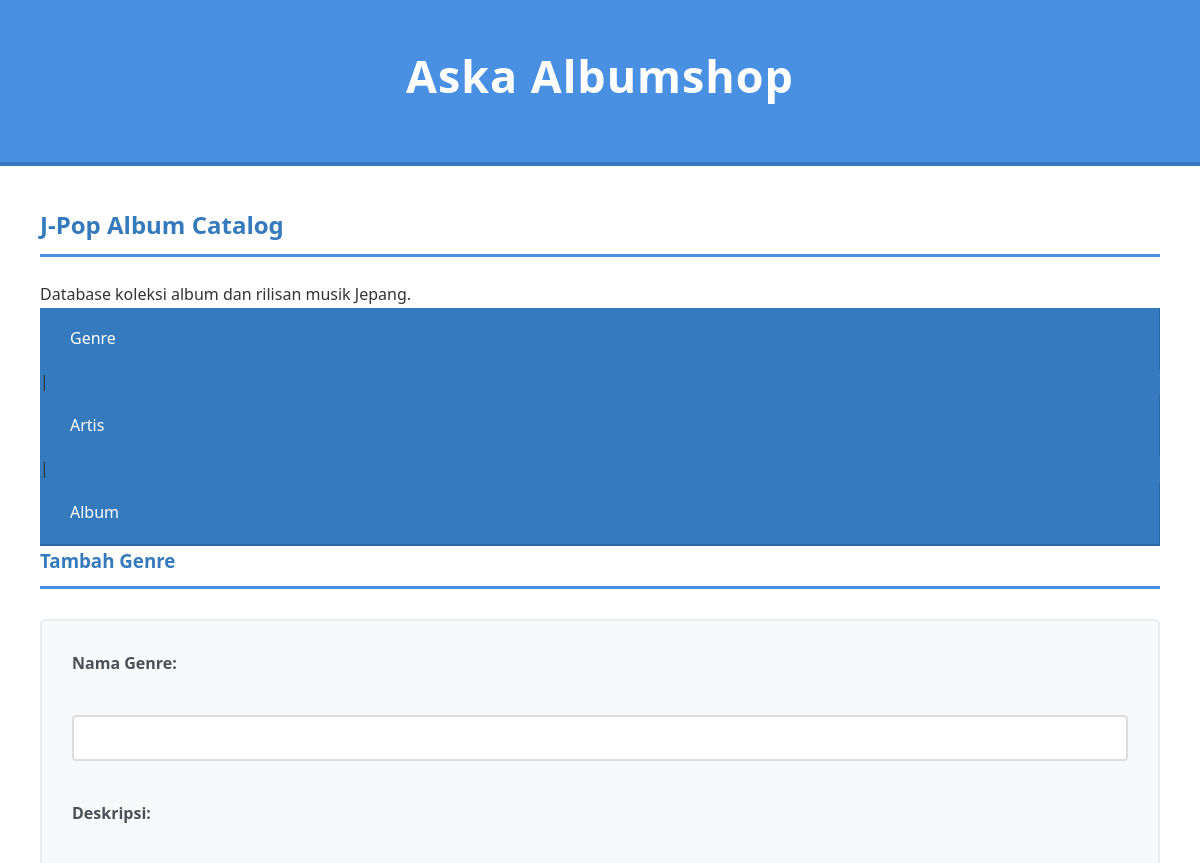
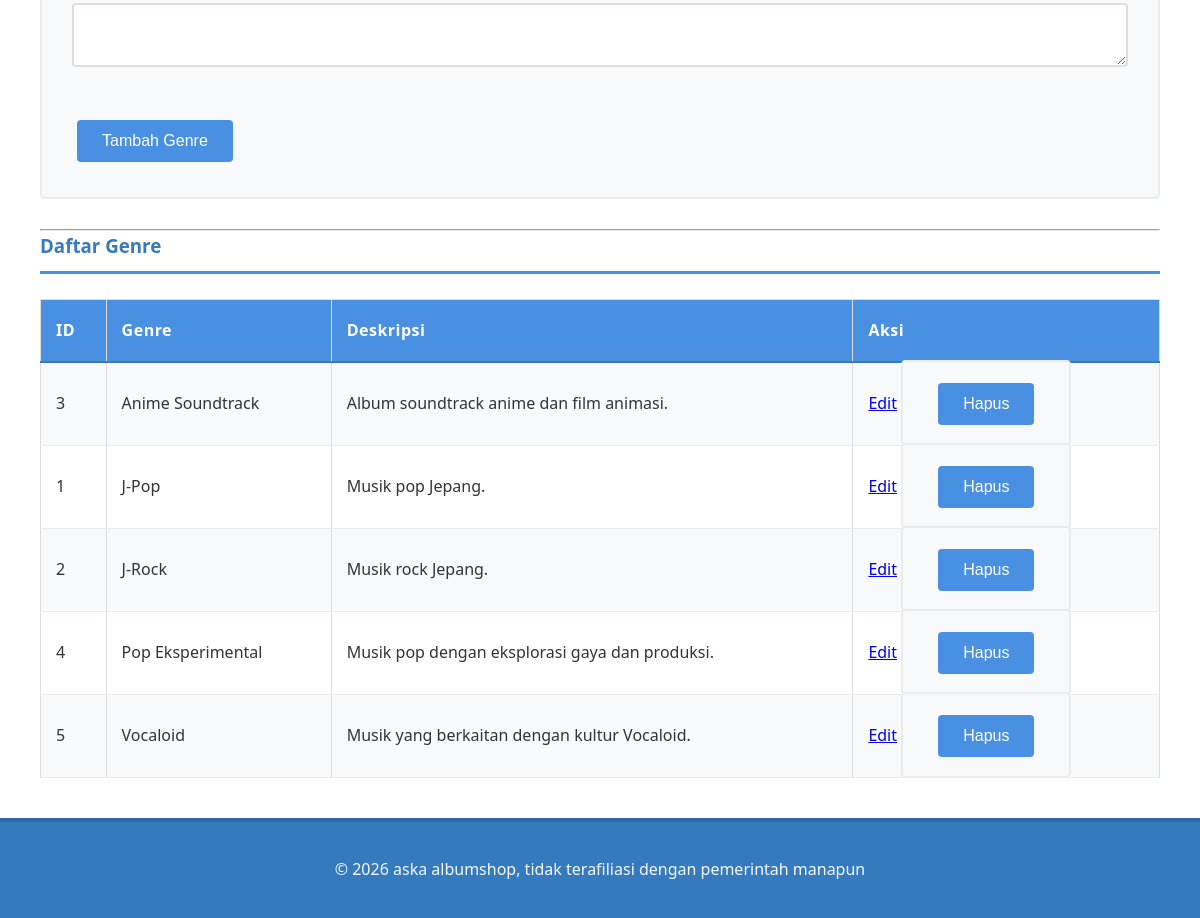
The app's page /?page=genre with its own data (2 pictures, top to bottom).
### tables this page shows
CREATE TABLE genre (
    id INT AUTO_INCREMENT PRIMARY KEY,
    nama_genre VARCHAR(100) NOT NULL,
    deskripsi TEXT
);

### config/db.php (called while the page is built, shortened)
<?php
class Database {
    private $host = "localhost";
    private $username = "root";
    private $password = "";
    private $dbname = "db_jpop_album";
    public function __construct() {
        try {
            $this->conn = new PDO(
                "mysql:host={$this->host};dbname={$this->dbname};charset=utf8mb4",
                $this->username,
                $this->password,
                [
                    PDO::ATTR_ERRMODE => PDO::ERRMODE_EXCEPTION,
                    PDO::ATTR_DEFAULT_FETCH_MODE => PDO::FETCH_ASSOC
                ]
            );
        } catch (PDOException $e) {
            die("Koneksi database gagal. Pastikan database db_jpop_album sudah di-import.");
        }
    }
}
?>

### class/Genre.php (called while the page is built, shortened)
<?php
require_once __DIR__ . "/../config/db.php";
class Genre {
    private $db;
    public function __construct() {
        $this->db = (new Database())->conn;
    }
    public function semua() {
        $stmt = $this->db->prepare("SELECT * FROM genre ORDER BY nama_genre ASC");
        $stmt->execute();
        return $stmt->fetchAll();
    }
}
?>

### view/genre.php (the view, shortened to what this page needs)
<?php $isEdit = !empty($editGenre); ?>
<h3><?= $isEdit ? 'Edit Genre' : 'Tambah Genre' ?></h3>
<form action="?page=genre" method="POST">
    <label>Nama Genre:</label><br>
    <input type="text" name="nama_genre" maxlength="100" required
           value="<?= htmlspecialchars($editGenre['nama_genre'] ?? '', ENT_QUOTES, 'UTF-8') ?>"><br><br>
    <label>Deskripsi:</label><br>
    <textarea name="deskripsi"><?= htmlspecialchars($editGenre['deskripsi'] ?? '', ENT_QUOTES, 'UTF-8') ?></textarea><br><br>
    <button type="submit" name="<?= $isEdit ? 'ubah_genre' : 'tambah_genre' ?>">
        <?= $isEdit ? 'Simpan Perubahan' : 'Tambah Genre' ?>
    </button>
</form>
<hr>
<h3>Daftar Genre</h3>
<table border="1">
    <tr><th>ID</th><th>Genre</th><th>Deskripsi</th><th>Aksi</th></tr>
    <?php foreach ($genre->semua() as $g): ?>
    <tr>
        <td><?= (int)$g['id'] ?></td>
        <td><?= htmlspecialchars($g['nama_genre']) ?></td>
        <td><?= htmlspecialchars($g['deskripsi'] ?? '') ?></td>
        <td>
            <a href="?page=genre&edit_genre=<?= (int)$g['id'] ?>">Edit</a>
            <form action="?page=genre" method="POST" style="display:inline"
                  onsubmit="return confirm('Yakin ingin menghapus genre ini?')">
                <button type="submit" name="hapus_genre">Hapus</button>
            </form>
        </td>
    </tr>
    <?php endforeach; ?>
</table>

### style.css (style rules this page uses)
* { margin: 0; padding: 0; box-sizing: border-box; }
body { font-family: 'Segoe UI', Tahoma, Geneva, Verdana, sans-serif; background-color: #f5f7fa; color: #333; line-height: 1.6; min-height: 100vh; }
h2, h3 { color: #357abd; margin-bottom: 25px; font-weight: 600; border-bottom: 3px solid #4a90e2; padding-bottom: 10px; }
table { width: 100%; border-collapse: collapse; margin: 0; background-color: white; border: 1px solid #ddd; }
th { background-color: #4a90e2; color: white; padding: 18px 15px; text-align: left; font-weight: 600; font-size: 1em; letter-spacing: 0.5px; border-bottom: 2px solid #357abd; }
td { padding: 15px; border-bottom: 1px solid #e9ecef; transition: background-color 0.2s ease; vertical-align: middle; }
tbody tr:nth-child(even) { background-color: #f8f9fa; }
form { background-color: #f8f9fa; padding: 30px; margin: 30px 0; border: 2px solid #e9ecef; border-radius: 5px; }
input, select, textarea { width: 100%; padding: 12px 15px; margin: 8px 0 15px 0; border: 2px solid #ddd; border-radius: 4px; font-size: 16px; transition: border-color 0.3s ease; background-color: white; }
label { font-weight: 600; color: #495057; margin-bottom: 5px; display: block; }
button, .btn { background-color: #4a90e2; color: white; padding: 12px 25px; border: none; border-radius: 4px; cursor: pointer; font-size: 16px; font-weight: 500; transition: all 0.3s ease; text-decoration: none; display: inline-block; margin: 5px; }

### records on screen
genre: id "3", nama_genre "Anime Soundtrack", deskripsi "Album soundtrack anime dan film animasi."
genre: id "1", nama_genre "J-Pop", deskripsi "Musik pop Jepang."
genre: id "2", nama_genre "J-Rock", deskripsi "Musik rock Jepang."
genre: id "4", nama_genre "Pop Eksperimental", deskripsi "Musik pop dengan eksplorasi gaya dan produksi."
genre: id "5", nama_genre "Vocaloid", deskripsi "Musik yang berkaitan dengan kultur Vocaloid."
